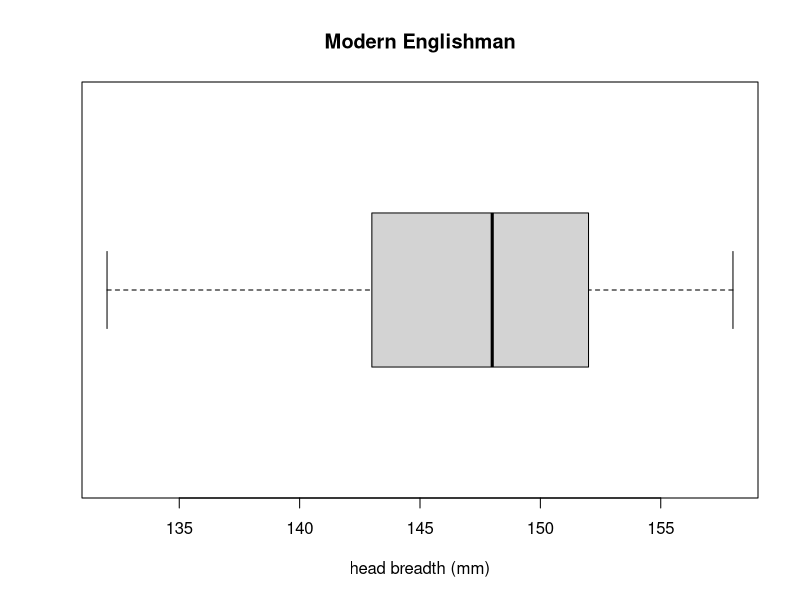

Source code (R):
#### boxplot ####

# First, create the hb vector with bell curve distribution
hb <- c(
  # Bin 130-135: 1 count
  132,
  # Bin 135-140: 1 count  
  138,
  # Bin 140-145: 4 counts
  141, 142, 143, 144,
  # Bin 145-150: 6 counts
  146, 147, 148, 148, 149, 149,
  # Bin 150-155: 4 counts
  151, 152, 153, 154,
  # Bin 155-160: 2 counts
  156, 158
)

# Five-number summary
fivenum(hb)

## [1] 132.0 142.0 147.5 150.0 158.0

# boxplot using R base graphics
par(mfrow=c(1,1))
boxplot(hb, horizontal=TRUE
        , main="Modern Englishman", xlab="head breadth (mm)")